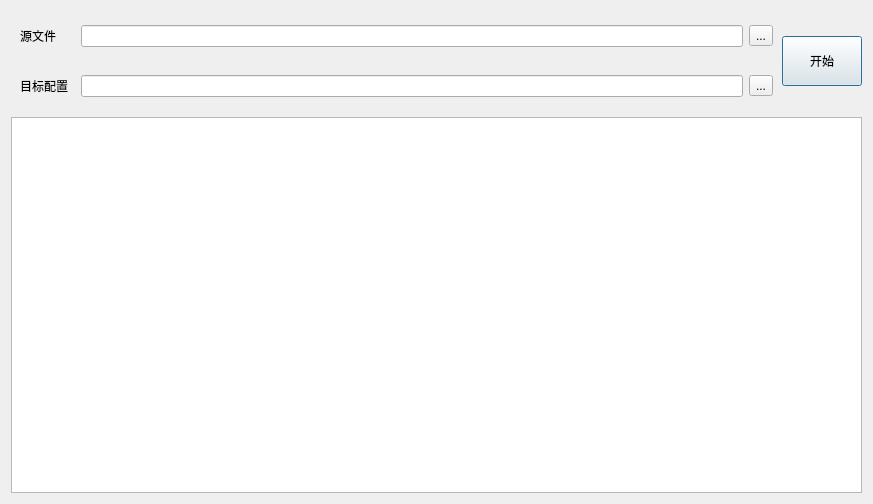
<?xml version="1.0" encoding="UTF-8"?>
<ui version="4.0">
 <class>VpnDialog</class>
 <widget class="QDialog" name="VpnDialog">
  <property name="geometry">
   <rect>
    <x>0</x>
    <y>0</y>
    <width>873</width>
    <height>504</height>
   </rect>
  </property>
  <property name="windowTitle">
   <string>Dialog</string>
  </property>
  <layout class="QVBoxLayout" name="verticalLayout">
   <item>
    <widget class="QWidget" name="widget" native="true">
     <property name="minimumSize">
      <size>
       <width>0</width>
       <height>100</height>
      </size>
     </property>
     <layout class="QHBoxLayout" name="horizontalLayout">
      <property name="spacing">
       <number>0</number>
      </property>
      <property name="leftMargin">
       <number>0</number>
      </property>
      <property name="topMargin">
       <number>0</number>
      </property>
      <property name="rightMargin">
       <number>0</number>
      </property>
      <property name="bottomMargin">
       <number>0</number>
      </property>
      <item>
       <widget class="QWidget" name="widget_3" native="true">
        <layout class="QVBoxLayout" name="verticalLayout_2">
         <property name="spacing">
          <number>0</number>
         </property>
         <property name="leftMargin">
          <number>0</number>
         </property>
         <property name="topMargin">
          <number>0</number>
         </property>
         <property name="rightMargin">
          <number>0</number>
         </property>
         <property name="bottomMargin">
          <number>0</number>
         </property>
         <item>
          <widget class="QWidget" name="widget_2" native="true">
           <layout class="QHBoxLayout" name="horizontalLayout_2">
            <item>
             <widget class="QLabel" name="label">
              <property name="minimumSize">
               <size>
                <width>55</width>
                <height>0</height>
               </size>
              </property>
              <property name="text">
               <string>源文件</string>
              </property>
             </widget>
            </item>
            <item>
             <widget class="QLineEdit" name="srcFileLineEdit"/>
            </item>
            <item>
             <widget class="QToolButton" name="srcFileToolBtn">
              <property name="text">
               <string>...</string>
              </property>
             </widget>
            </item>
           </layout>
          </widget>
         </item>
         <item>
          <widget class="QWidget" name="widget_4" native="true">
           <layout class="QHBoxLayout" name="horizontalLayout_3">
            <item>
             <widget class="QLabel" name="label_2">
              <property name="minimumSize">
               <size>
                <width>55</width>
                <height>0</height>
               </size>
              </property>
              <property name="text">
               <string>目标配置</string>
              </property>
             </widget>
            </item>
            <item>
             <widget class="QLineEdit" name="targetFileLineEdit"/>
            </item>
            <item>
             <widget class="QToolButton" name="targetFileToolBtn">
              <property name="text">
               <string>...</string>
              </property>
             </widget>
            </item>
           </layout>
          </widget>
         </item>
        </layout>
       </widget>
      </item>
      <item>
       <widget class="QPushButton" name="startBtn">
        <property name="minimumSize">
         <size>
          <width>0</width>
          <height>0</height>
         </size>
        </property>
        <property name="maximumSize">
         <size>
          <width>100</width>
          <height>50</height>
         </size>
        </property>
        <property name="text">
         <string>开始</string>
        </property>
       </widget>
      </item>
     </layout>
    </widget>
   </item>
   <item>
    <widget class="QTableView" name="logTableView"/>
   </item>
  </layout>
 </widget>
 <resources/>
 <connections/>
</ui>
